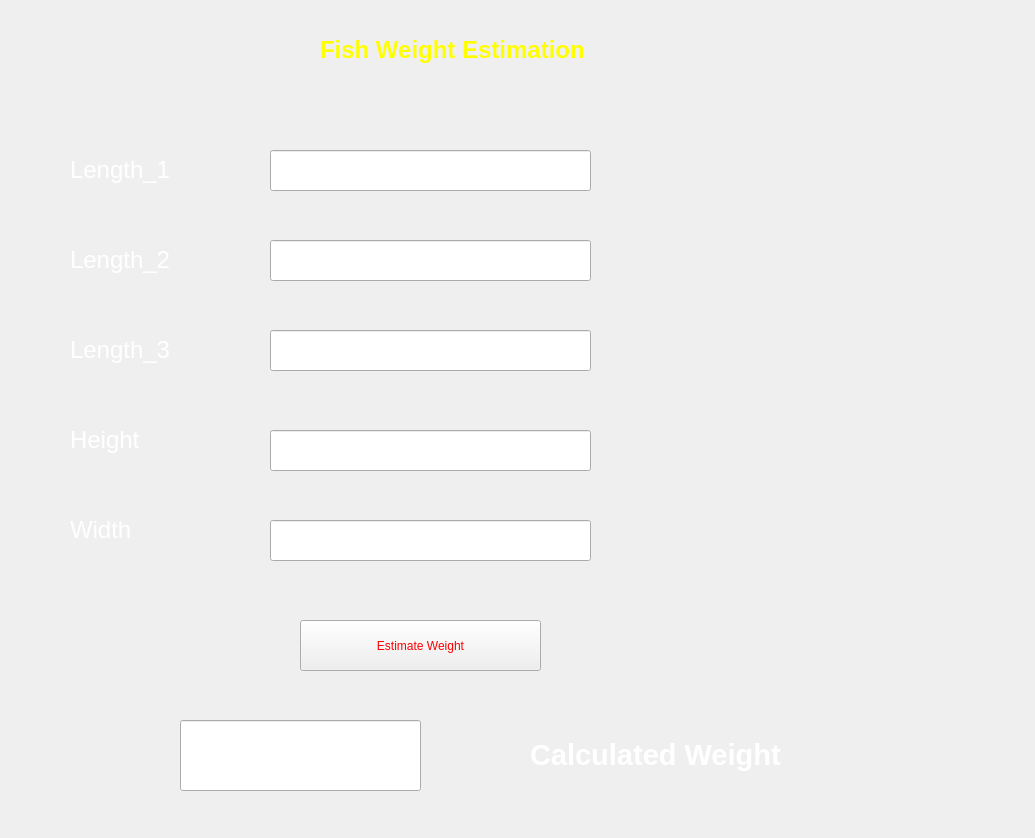
<?xml version="1.0" encoding="UTF-8"?>
<ui version="4.0">
 <class>Form</class>
 <widget class="QWidget" name="Form">
  <property name="geometry">
   <rect>
    <x>0</x>
    <y>0</y>
    <width>1035</width>
    <height>838</height>
   </rect>
  </property>
  <property name="windowTitle">
   <string>Fish Weight Estimation</string>
  </property>
  <widget class="QLabel" name="label">
   <property name="geometry">
    <rect>
     <x>0</x>
     <y>0</y>
     <width>1031</width>
     <height>841</height>
    </rect>
   </property>
   <property name="text">
    <string/>
   </property>
   <property name="pixmap">
    <pixmap>fish.jpg</pixmap>
   </property>
   <property name="scaledContents">
    <bool>true</bool>
   </property>
  </widget>
  <widget class="QLabel" name="label_2">
   <property name="geometry">
    <rect>
     <x>320</x>
     <y>20</y>
     <width>391</width>
     <height>61</height>
    </rect>
   </property>
   <property name="text">
    <string>&lt;html&gt;&lt;head/&gt;&lt;body&gt;&lt;p&gt;&lt;span style=&quot; font-size:18pt; font-weight:600; color:#ffff00;&quot;&gt;Fish Weight Estimation&lt;/span&gt;&lt;/p&gt;&lt;/body&gt;&lt;/html&gt;</string>
   </property>
  </widget>
  <widget class="QLabel" name="label_3">
   <property name="geometry">
    <rect>
     <x>70</x>
     <y>150</y>
     <width>181</width>
     <height>41</height>
    </rect>
   </property>
   <property name="styleSheet">
    <string notr="true">font: 75 16pt &quot;Comic Sans MS&quot;;color:rgb(255, 255, 255)</string>
   </property>
   <property name="text">
    <string>&lt;html&gt;&lt;head/&gt;&lt;body&gt;&lt;p&gt;&lt;span style=&quot; font-size:18pt;&quot;&gt;Length_1&lt;/span&gt;&lt;/p&gt;&lt;/body&gt;&lt;/html&gt;</string>
   </property>
  </widget>
  <widget class="QLabel" name="label_4">
   <property name="geometry">
    <rect>
     <x>70</x>
     <y>240</y>
     <width>181</width>
     <height>41</height>
    </rect>
   </property>
   <property name="styleSheet">
    <string notr="true">font: 75 16pt &quot;Comic Sans MS&quot;;color:rgb(255, 255, 255)</string>
   </property>
   <property name="text">
    <string>&lt;html&gt;&lt;head/&gt;&lt;body&gt;&lt;p&gt;&lt;span style=&quot; font-size:18pt;&quot;&gt;Length_2&lt;/span&gt;&lt;/p&gt;&lt;/body&gt;&lt;/html&gt;</string>
   </property>
  </widget>
  <widget class="QLabel" name="label_5">
   <property name="geometry">
    <rect>
     <x>70</x>
     <y>330</y>
     <width>181</width>
     <height>41</height>
    </rect>
   </property>
   <property name="styleSheet">
    <string notr="true">font: 75 16pt &quot;Comic Sans MS&quot;;color:rgb(255, 255, 255)</string>
   </property>
   <property name="text">
    <string>&lt;html&gt;&lt;head/&gt;&lt;body&gt;&lt;p&gt;&lt;span style=&quot; font-size:18pt;&quot;&gt;Length_3&lt;/span&gt;&lt;/p&gt;&lt;/body&gt;&lt;/html&gt;</string>
   </property>
  </widget>
  <widget class="QLabel" name="label_6">
   <property name="geometry">
    <rect>
     <x>70</x>
     <y>420</y>
     <width>181</width>
     <height>41</height>
    </rect>
   </property>
   <property name="styleSheet">
    <string notr="true">font: 75 16pt &quot;Comic Sans MS&quot;;color:rgb(255, 255, 255)</string>
   </property>
   <property name="text">
    <string>&lt;html&gt;&lt;head/&gt;&lt;body&gt;&lt;p&gt;&lt;span style=&quot; font-size:18pt;&quot;&gt;Height&lt;/span&gt;&lt;/p&gt;&lt;/body&gt;&lt;/html&gt;</string>
   </property>
  </widget>
  <widget class="QLabel" name="label_7">
   <property name="geometry">
    <rect>
     <x>70</x>
     <y>510</y>
     <width>181</width>
     <height>41</height>
    </rect>
   </property>
   <property name="styleSheet">
    <string notr="true">font: 75 16pt &quot;Comic Sans MS&quot;;color:rgb(255, 255, 255)</string>
   </property>
   <property name="text">
    <string>&lt;html&gt;&lt;head/&gt;&lt;body&gt;&lt;p&gt;&lt;span style=&quot; font-size:18pt;&quot;&gt;Width&lt;/span&gt;&lt;/p&gt;&lt;/body&gt;&lt;/html&gt;</string>
   </property>
  </widget>
  <widget class="QLineEdit" name="len1">
   <property name="geometry">
    <rect>
     <x>270</x>
     <y>150</y>
     <width>321</width>
     <height>41</height>
    </rect>
   </property>
   <property name="styleSheet">
    <string notr="true">font: 75 18pt &quot;MS Shell Dlg 2&quot;;color:rgb(85, 85, 255)</string>
   </property>
  </widget>
  <widget class="QLineEdit" name="len2">
   <property name="geometry">
    <rect>
     <x>270</x>
     <y>240</y>
     <width>321</width>
     <height>41</height>
    </rect>
   </property>
   <property name="styleSheet">
    <string notr="true">font: 75 18pt &quot;MS Shell Dlg 2&quot;;color:rgb(85, 85, 255)</string>
   </property>
  </widget>
  <widget class="QLineEdit" name="len3">
   <property name="geometry">
    <rect>
     <x>270</x>
     <y>330</y>
     <width>321</width>
     <height>41</height>
    </rect>
   </property>
   <property name="styleSheet">
    <string notr="true">font: 75 18pt &quot;MS Shell Dlg 2&quot;;color:rgb(85, 85, 255)</string>
   </property>
  </widget>
  <widget class="QLineEdit" name="height">
   <property name="geometry">
    <rect>
     <x>270</x>
     <y>430</y>
     <width>321</width>
     <height>41</height>
    </rect>
   </property>
   <property name="styleSheet">
    <string notr="true">font: 75 18pt &quot;MS Shell Dlg 2&quot;;color:rgb(85, 85, 255)</string>
   </property>
  </widget>
  <widget class="QLineEdit" name="width">
   <property name="geometry">
    <rect>
     <x>270</x>
     <y>520</y>
     <width>321</width>
     <height>41</height>
    </rect>
   </property>
   <property name="styleSheet">
    <string notr="true">font: 75 18pt &quot;MS Shell Dlg 2&quot;;color:rgb(85, 85, 255)</string>
   </property>
  </widget>
  <widget class="QPushButton" name="estimate">
   <property name="geometry">
    <rect>
     <x>300</x>
     <y>620</y>
     <width>241</width>
     <height>51</height>
    </rect>
   </property>
   <property name="styleSheet">
    <string notr="true">font: 75 18pt &quot;MS Shell Dlg 2&quot;;color:rgb(255, 0, 0)</string>
   </property>
   <property name="text">
    <string>Estimate Weight</string>
   </property>
  </widget>
  <widget class="QLineEdit" name="display">
   <property name="geometry">
    <rect>
     <x>180</x>
     <y>720</y>
     <width>241</width>
     <height>71</height>
    </rect>
   </property>
   <property name="styleSheet">
    <string notr="true">font: 75 18pt &quot;MS Shell Dlg 2&quot;;color:rgb(255, 0, 0)</string>
   </property>
  </widget>
  <widget class="QLabel" name="label_8">
   <property name="geometry">
    <rect>
     <x>530</x>
     <y>720</y>
     <width>361</width>
     <height>71</height>
    </rect>
   </property>
   <property name="styleSheet">
    <string notr="true">font: 75 16pt &quot;Comic Sans MS&quot;;color:rgb(255, 255, 255)</string>
   </property>
   <property name="text">
    <string>&lt;html&gt;&lt;head/&gt;&lt;body&gt;&lt;p&gt;&lt;span style=&quot; font-size:22pt; font-weight:600;&quot;&gt;Calculated Weight&lt;/span&gt;&lt;/p&gt;&lt;/body&gt;&lt;/html&gt;</string>
   </property>
  </widget>
 </widget>
 <resources/>
 <connections/>
</ui>
